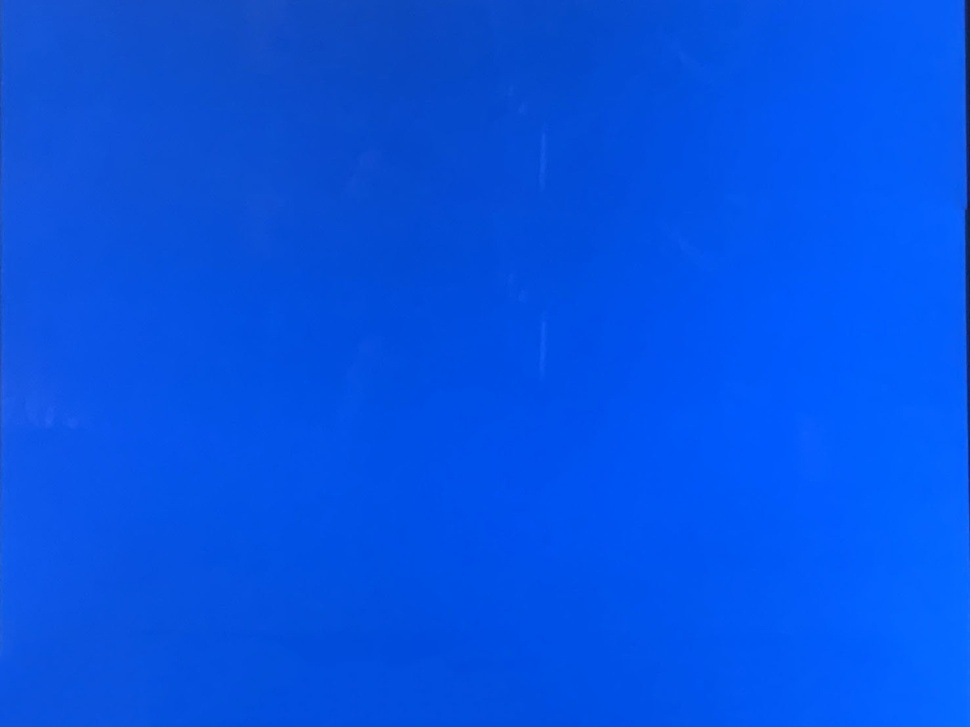
%> input picture data4/BackgroundImg01.jpg, 970 x 727 px, shrunk from 1478 x 1108 before the run
$ octave blur_screen_matting.m   (GNU Octave 9; MATLAB toolbox functions it lacks are replaced by stand-ins)
%> lines starting %> are read from the running program, lines starting %| are printed output that depends on the picture
bbg1 = double(imread("data4/BackgroundImg01.jpg"));
bbg2 = double(imread("data4/BackgroundImg02.jpg"));
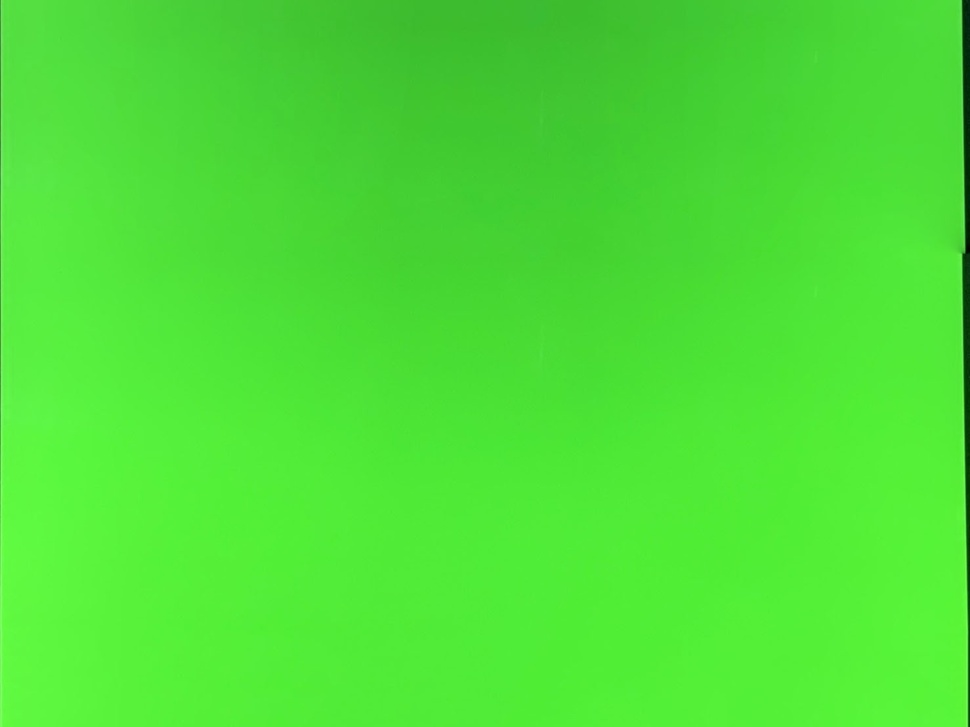
%> input picture data4/BackgroundImg02.jpg, 970 x 727 px, shrunk from 1478 x 1108 before the run
cp1 =  double(imread("data4/CompositeImg01.jpg"));
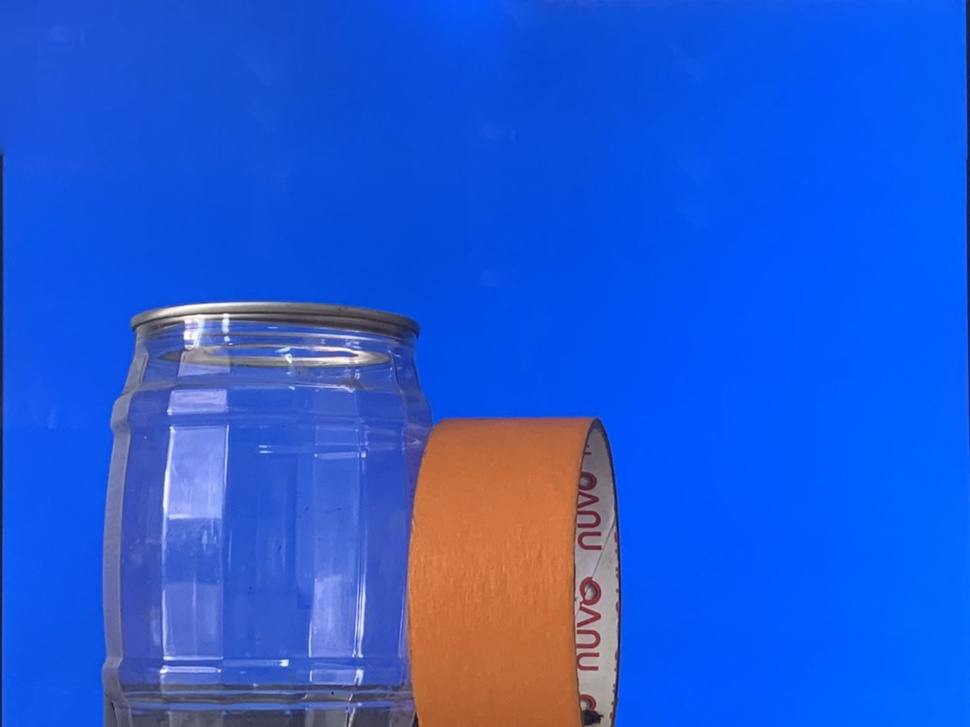
%> input picture data4/CompositeImg01.jpg, 970 x 727 px, shrunk from 1478 x 1108 before the run
cp2 =  double(imread("data4/CompositeImg02.jpg"));
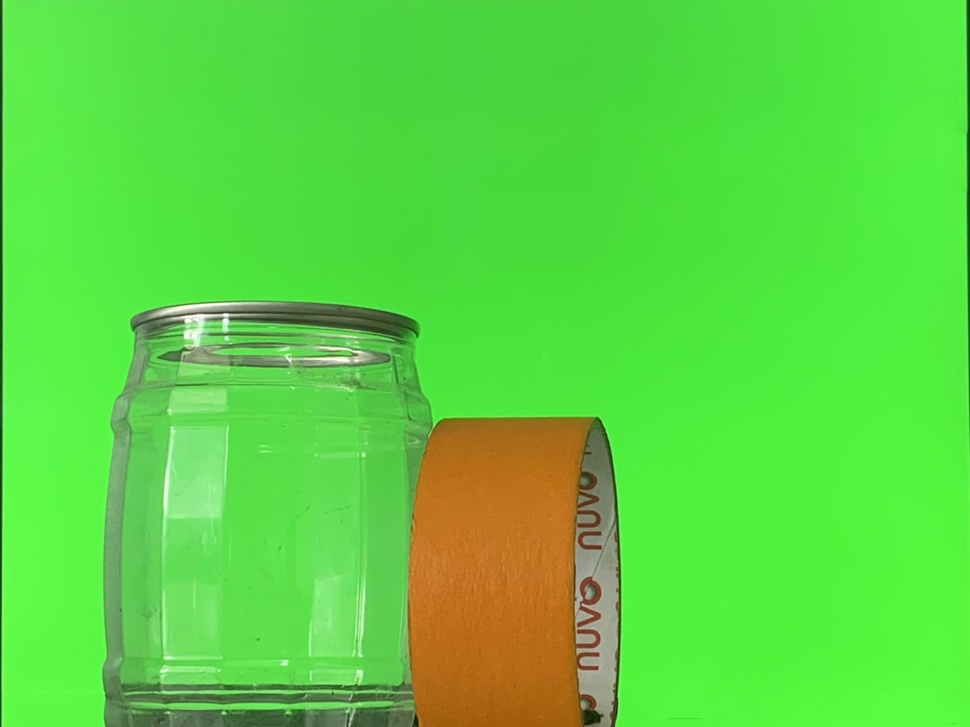
%> input picture data4/CompositeImg02.jpg, 970 x 727 px, shrunk from 1478 x 1108 before the run

%%extract rgb each photo.
%%Backgroundimg1
br1 = (bbg1(:,:,1));
bg1 = (bbg1(:,:,2));
bb1 = (bbg1(:,:,3));

%%Backgroundimg2
br2 = (bbg2(:,:,1));
bg2 = (bbg2(:,:,2));
bb2 = (bbg2(:,:,3));

%%Compositeimg1
cr1 = (cp1(:,:,1));
cg1 = (cp1(:,:,2));
cb1 = (cp1(:,:,3));

%%Compositeimg2
cr2 = (cp2(:,:,1));
cg2 = (cp2(:,:,2));
cb2 = (cp2(:,:,3));

%%calculate alpha
p1 = (cr1 - cr2) .* (br1-br2);
p2 = (cg1 - cg2) .* (bg1-bg2);
p3 = (cb1 - cb2) .* (bb1-bb2);
o1 = (br1 - br2).^2;
o2 = (bg1 - bg2).^2;
o3 = (bb1 - bb2).^2;
x = p1 + p2 + p3;
y = o1 + o2 + o3;
z = x ./ y;
alpha = 1 - z;

%%calculate foreground
fr = ((cr1 - ((1-alpha).*br1))./alpha);
fg = ((cg1 - ((1-alpha).*bg1))./alpha);
fb = ((cb1 - ((1-alpha).*bb1))./alpha);


%%create white background
mask = ones(size(bbg1));
mask(:,:) = 255;
%> mask: size 727x970x3 double; every value is 255

%%composte
cir = alpha .* fr + (1-alpha) .* mask(:,:,1);
cig = alpha .* fg + (1-alpha) .* mask(:,:,2);
cib = alpha .* fb + (1-alpha) .* mask(:,:,3);

%%creat new image with white brackground
img_new2 = cat(3,uint8(cir),uint8(cig),uint8(cib));
imwrite(img_new2, "result_white_background.jpg","jpg");
figure;
imshow(img_new2);

%%composte with new backgroud
%%import background
nb = double(imread("data4/NewBackground01.jpg"));
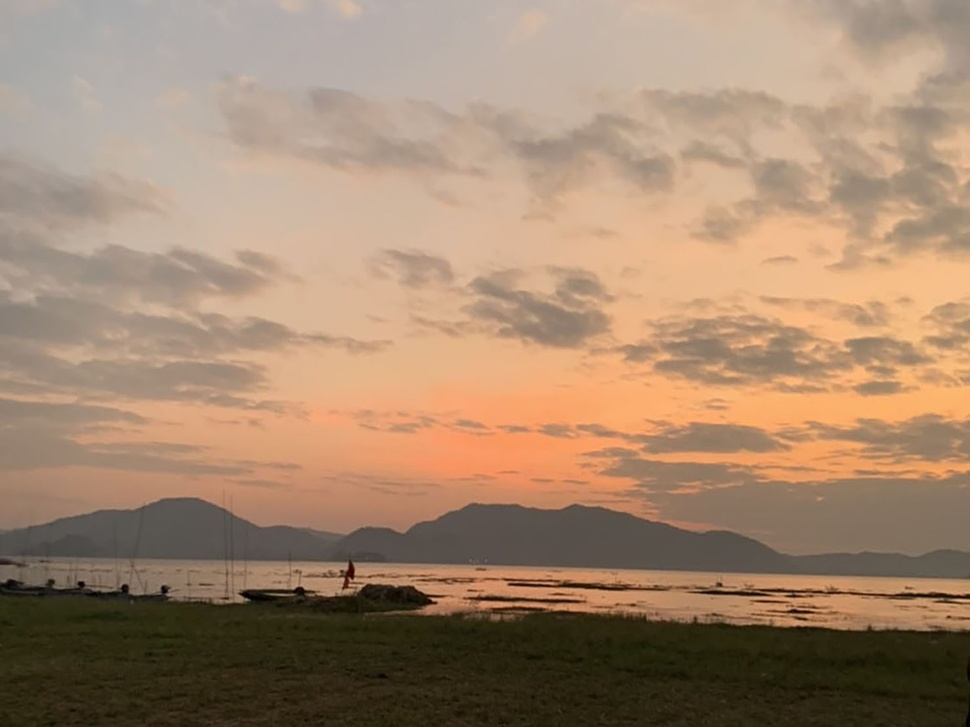
%> input picture data4/NewBackground01.jpg, 970 x 727 px, shrunk from 1478 x 1108 before the run

%%extract rgb
nbr = nb(:,:,1);
nbg = nb(:,:,2);
nbb = nb(:,:,3);

%%composte
cir = alpha .* fr + (1-alpha) .* nbr;
cig = alpha .* fg + (1-alpha) .* nbg;
cib = alpha .* fb + (1-alpha) .* nbb;
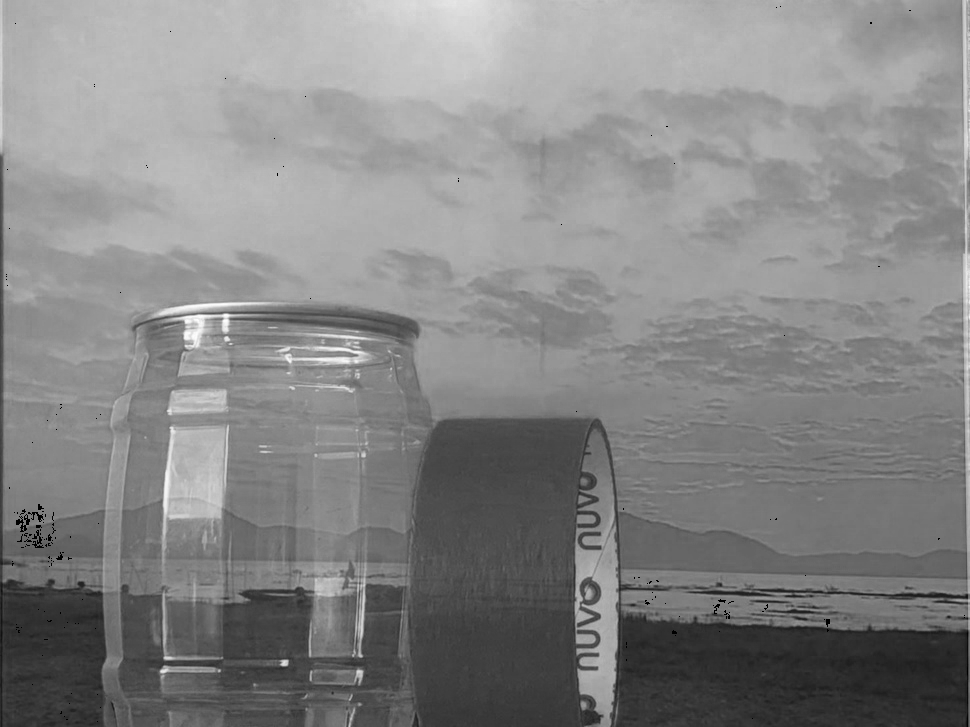
%> cib: size 727x970 double; 0.1% of the values are NaN or infinite; the others: min -33.52, max 254.2, mean 117.7; drawn with min black, max white, NaN and infinite black

%%creat new image with new brackground
img_new3 = cat(3,uint8(cir),uint8(cig),uint8(cib));
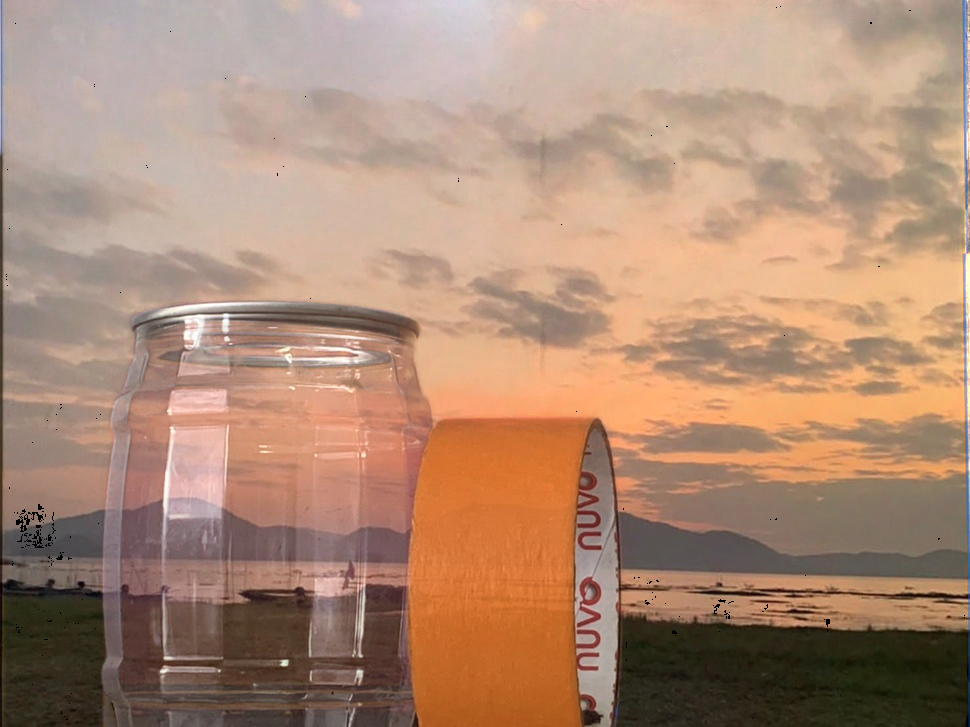
%> img_new3: size 727x970x3 uint8; mean R, G, B 173.9, 139.6, 117.6
imwrite(img_new3, "result_new_background.jpg","jpg");
figure;
imshow(img_new3);
